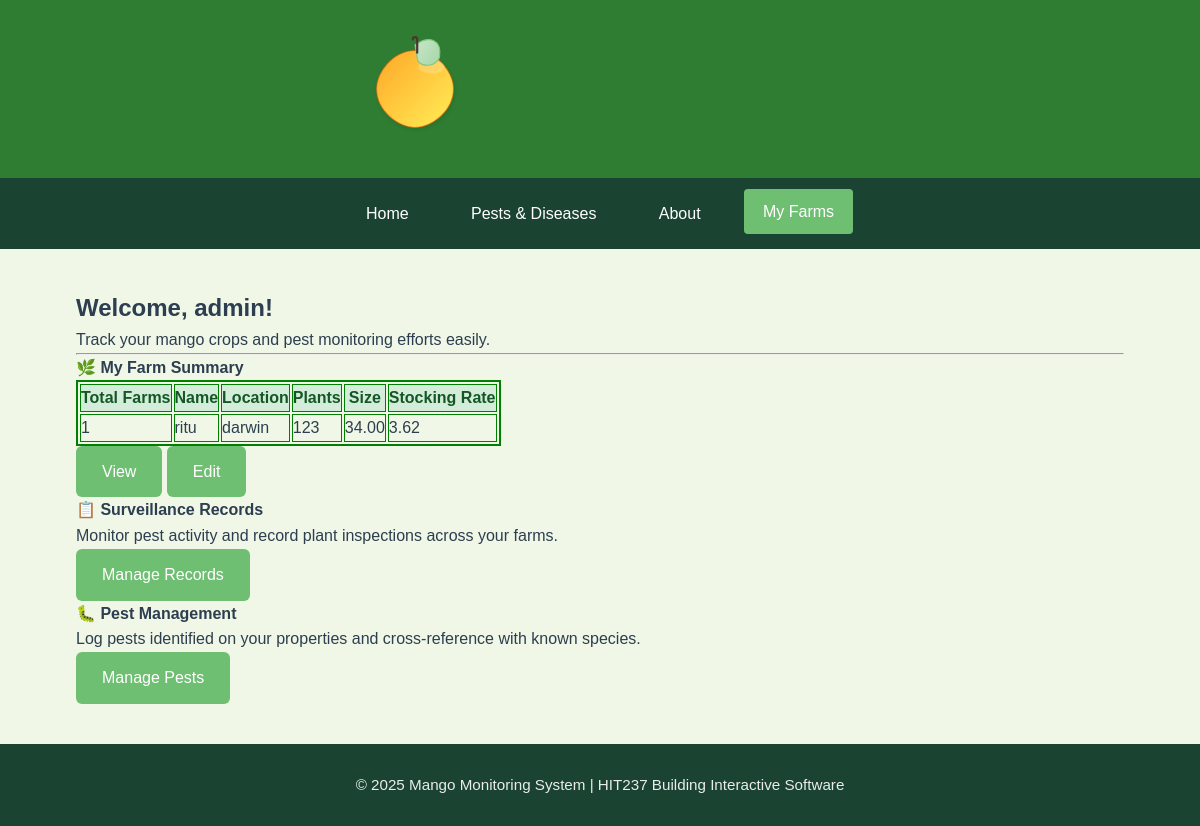
The app's page /myfarms/profile/ (signed in) with its own data.
### App2/models.py (models this page shows, shortened)
class Farm(models.Model):
    name = models.CharField(max_length=100)
    location = models.CharField(max_length=150)
    owner = models.ForeignKey(User, on_delete=models.CASCADE, related_name="farms")
    total_plants = models.IntegerField(validators=[MinValueValidator(1)], help_text="Total number of mango plants on the property")
    farm_size = models.DecimalField(max_digits=10, decimal_places=2, help_text="Farm size in hectares")
    stocking_rate = models.DecimalField(max_digits=10, decimal_places=2, help_text="Plants per hectare", editable=False)
    created_at = models.DateTimeField(auto_now_add=True)
    updated_at = models.DateTimeField(auto_now=True)
    class Meta:
        ordering = ['name']

### App2/views.py (the view, shortened to what this page needs)
# urls.py: path('profile/', views.profile_view, name='profile'),
@login_required
def profile_view(request):
    farms = request.user.farms.all()
    farms_count = farms.count()
    ci_results = []
    for farm in farms:
        pest_counts = Surveillance.objects.filter(farm=farm).values_list('pest_count', flat=True)
        pest_counts = [count for count in pest_counts if count is not None]
    context = {
        'farms': farms,
        'farms_count': farms_count,
        'ci_results': ci_results
    }
    return render(request, 'App2/profile.html', context)

### App2/templates/App2/profile.html (shortened to what this page needs)
{% extends 'App2/base.html' %}
{% block navigation %}
<nav aria-label="Main navigation" class="main-navbar">
    <div class="nav-container">
        <ul>
            <li><a href="/" class="{% if request.resolver_match.url_name == 'index' %}active{% endif %}">Home</a></li>
            <li><a href="/projectlist/" class="{% if request.resolver_match.url_name == 'projectlist' %}active{% endif %}">Pests & Diseases</a></li>
            <li><a href="/about" class="{% if request.resolver_match.url_name == 'about' %}active{% endif %}">About</a></li>
            <li><a href="{% url 'App2:profile' %}" class="{% if request.resolver_match.url_name == 'profile' %}active{% endif %}">My Farms</a></li>
        </ul>
    </div>
</nav>
{% endblock %}
{% block content %}
<div class="profile-wrapper">
  <div class="profile-card-box">
    <h2 class="mb-3">Welcome, {{ user.username }}!</h2>
    <p class="lead">Track your mango crops and pest monitoring efforts easily.</p>
    <hr class="my-4" />
    <h4 class="mb-3">🌿 My Farm Summary</h4>
    {% if farms %}
    <div class="summary-table-container mb-4">
      <table class="table w-auto text-center" style="border: 2px solid green;">
        <thead style="background-color: #d4edda; color: #155724;">
          <tr>
            <th style="border: 1px solid green;">Total Farms</th>
            <th style="border: 1px solid green;">Name</th>
            <th style="border: 1px solid green;">Location</th>
            <th style="border: 1px solid green;">Plants</th>
            <th style="border: 1px solid green;">Size</th>
            <th style="border: 1px solid green;">Stocking Rate</th>
          </tr>
        </thead>
        <tbody>
          {% for farm in farms %}
          <tr>
            <td style="border: 1px solid green;">{{ farms_count }}</td>
            <td style="border: 1px solid green;">{{ farm.name }}</td>
            <td style="border: 1px solid green;">{{ farm.location }}</td>
            <td style="border: 1px solid green;">{{ farm.total_plants }}</td>
            <td style="border: 1px solid green;">{{ farm.farm_size }}</td>
            <td style="border: 1px solid green;">{{ farm.stocking_rate|floatformat:2 }}</td>
          </tr>
          {% endfor %}
        </tbody>
      </table>
    </div>
    <div class="d-flex justify-content-center gap-3 mb-4">
      {% for farm in farms %}
        <a href="{% url 'App2:farm-detail' farm.pk %}" class="btn btn-outline-success">View</a>
        <a href="{% url 'App2:farm-update' farm.pk %}" class="btn btn-outline-secondary">Edit</a>
      {% endfor %}
    </div>
    {% else %}
    <div class="text-center">
      <p>No farms found. Start by adding a new farm.</p>
      <a href="{% url 'App2:farm-create' %}" class="btn btn-success mt-2">+ Add New Farm</a>
    </div>
    {% endif %}
    <div class="row mt-4 justify-content-center">
      <div class="col-md-6">
        <div class="form-card text-center">
          <h4 class="mb-3">📋 Surveillance Records</h4>
          <p class="mb-2">Monitor pest activity and record plant inspections across your farms.</p>
          <a href="{% url 'App2:surveillance-list' %}" class="btn btn-outline-primary">Manage Records</a>
        </div>
      </div>
      <div class="col-md-6">
        <div class="form-card text-center">
          <h4 class="mb-3">🐛 Pest Management</h4>
          <p class="mb-2">Log pests identified on your properties and cross-reference with known species.</p>
          <a href="{% url 'App2:pest-list' %}" class="btn btn-outline-primary">Manage Pests</a>
        </div>
      </div>
    </div>
  </div>
</div>
{% endblock %}

### App1/static/css/base.css (style rules this page uses)
:root { --primary-green: #2E7D32; --secondary-green: #6FBF73; --accent-green: #A2C523; --light-bg: #F0F7E6; --card-bg: #FFFFFF; --text-dark: #2C3E50; --text-light: #5D6D7E; --shadow-sm: 0 2px 8px rgba(46, 125, 50, 0.1); --shadow-md: 0 4px 12px rgba(46, 125, 50, 0.15); --border-color: #dcdcdc; }
* { margin: 0; padding: 0; box-sizing: border-box; font-family: 'Poppins', sans-serif; }
body { min-height: 100vh; display: flex; flex-direction: column; background-color: var(--light-bg); color: var(--text-dark); line-height: 1.6; }
nav { background-color: #1B4332; position: sticky; top: 0; z-index: 100; }
.nav-container { width: 90%; max-width: 1200px; margin: 0 auto; padding: 0.8rem 0; display: flex; justify-content: center; }
nav ul { display: flex; list-style: none; gap: 1.5rem; }
nav a { color: white; text-decoration: none; font-weight: 500; padding: 0.6rem 1.2rem; border-radius: 4px; transition: all 0.3s ease; display: inline-block; }
nav a.active { background-color: var(--secondary-green); transform: translateY(-2px); }
.btn { display: inline-flex; align-items: center; gap: 0.5rem; padding: 0.7rem 1.5rem; background-color: var(--secondary-green); color: white; border-radius: 6px; text-decoration: none; font-weight: 500; transition: all 0.3s ease; border: 2px solid transparent; }

### records on screen
Farm: farms_count "1", name "ritu", location "darwin", total_plants "123", farm_size "34.00", stocking_rate "3.62"

### other values on screen
{{ user.username }} "admin"
